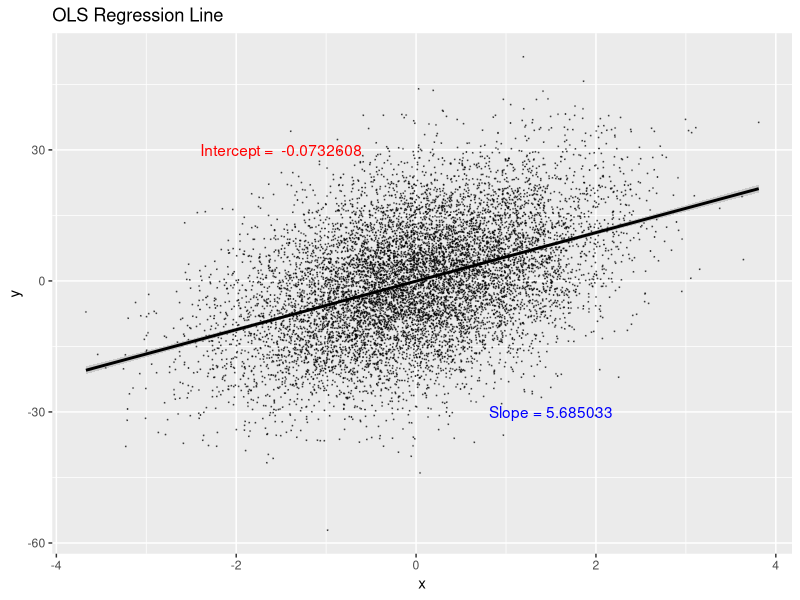

Here is the R script that generated this plot:
library(tidyverse)

set.seed(1)
tb <- tibble(
  x = rnorm(10000),
  u = rnorm(10000),
  y = 5.5*x + 12*u
) 

reg_tb <- tb %>% 
  lm(y ~ x, .) %>%
  print()

reg_tb$coefficients

tb <- tb %>% 
  mutate(
    yhat1 = predict(lm(y ~ x, .)),
    yhat2 = 0.0732608 + 5.685033*x, 
    uhat1 = residuals(lm(y ~ x, .)),
    uhat2 = y - yhat2
  )

summary(tb[-1:-3])

tb %>% 
  lm(y ~ x, .) %>% 
  ggplot(aes(x=x, y=y)) + 
  ggtitle("OLS Regression Line") +
  geom_point(size = 0.05, color = "black", alpha = 0.5) +
  geom_smooth(method = lm, color = "black") +
  annotate("text", x = -1.5, y = 30, color = "red", 
           label = paste("Intercept = ", -0.0732608)) +
  annotate("text", x = 1.5, y = -30, color = "blue", 
           label = paste("Slope =", 5.685033))